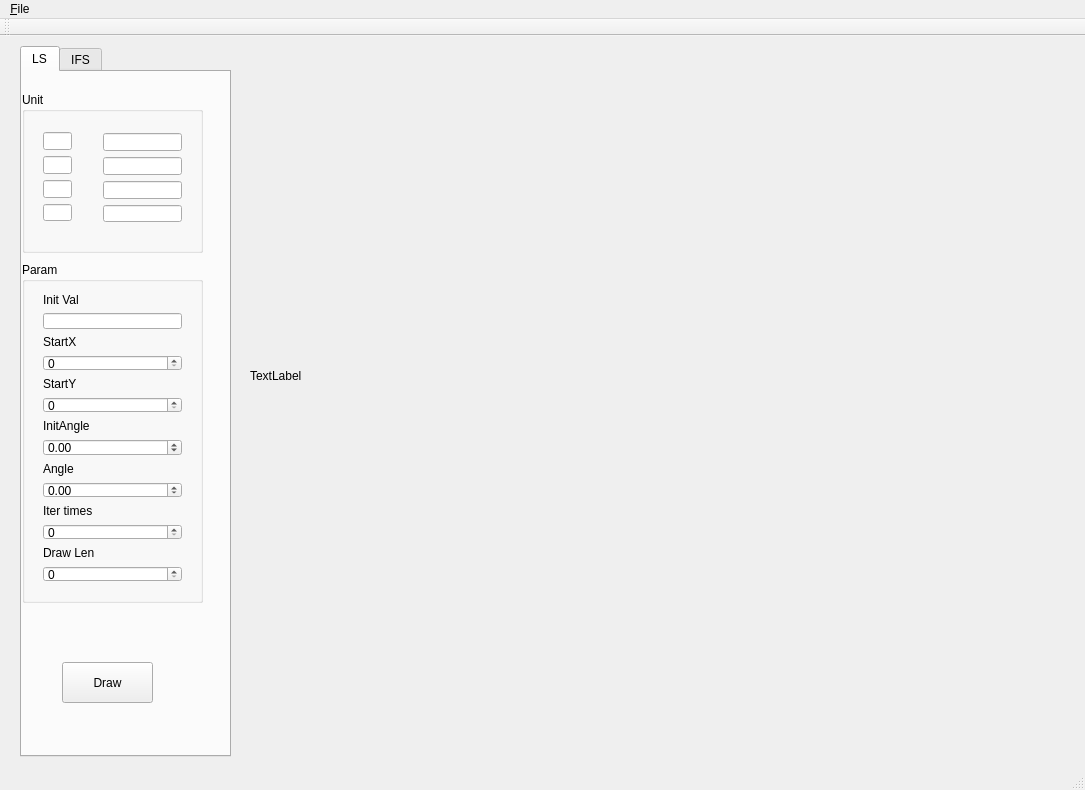
<?xml version="1.0" encoding="UTF-8"?>
<ui version="4.0">
 <class>MainWindow</class>
 <widget class="QMainWindow" name="MainWindow">
  <property name="geometry">
   <rect>
    <x>0</x>
    <y>0</y>
    <width>1085</width>
    <height>790</height>
   </rect>
  </property>
  <property name="windowTitle">
   <string>MainWindow</string>
  </property>
  <widget class="QWidget" name="centralWidget">
   <widget class="QTabWidget" name="tabWidget">
    <property name="geometry">
     <rect>
      <x>20</x>
      <y>10</y>
      <width>211</width>
      <height>711</height>
     </rect>
    </property>
    <property name="currentIndex">
     <number>0</number>
    </property>
    <widget class="QWidget" name="tab">
     <attribute name="title">
      <string>LS</string>
     </attribute>
     <widget class="QGroupBox" name="groupBox">
      <property name="geometry">
       <rect>
        <x>0</x>
        <y>20</y>
        <width>181</width>
        <height>161</height>
       </rect>
      </property>
      <property name="title">
       <string>Unit</string>
      </property>
      <widget class="QWidget" name="layoutWidget">
       <property name="geometry">
        <rect>
         <x>70</x>
         <y>30</y>
         <width>101</width>
         <height>111</height>
        </rect>
       </property>
       <layout class="QVBoxLayout" name="verticalLayout_3">
        <item>
         <widget class="QLineEdit" name="vallineEdit_1"/>
        </item>
        <item>
         <widget class="QLineEdit" name="vallineEdit_2"/>
        </item>
        <item>
         <widget class="QLineEdit" name="vallineEdit_3"/>
        </item>
        <item>
         <widget class="QLineEdit" name="vallineEdit_4"/>
        </item>
       </layout>
      </widget>
      <widget class="QWidget" name="layoutWidget">
       <property name="geometry">
        <rect>
         <x>10</x>
         <y>29</y>
         <width>51</width>
         <height>111</height>
        </rect>
       </property>
       <layout class="QVBoxLayout" name="verticalLayout_2">
        <item>
         <widget class="QLineEdit" name="unitlineEdit_1">
          <property name="text">
           <string/>
          </property>
          <property name="readOnly">
           <bool>false</bool>
          </property>
         </widget>
        </item>
        <item>
         <widget class="QLineEdit" name="unitlineEdit_2"/>
        </item>
        <item>
         <widget class="QLineEdit" name="unitlineEdit_3"/>
        </item>
        <item>
         <widget class="QLineEdit" name="unitlineEdit_4"/>
        </item>
       </layout>
      </widget>
     </widget>
     <widget class="QGroupBox" name="groupBox_2">
      <property name="geometry">
       <rect>
        <x>0</x>
        <y>190</y>
        <width>181</width>
        <height>341</height>
       </rect>
      </property>
      <property name="title">
       <string>Param</string>
      </property>
      <widget class="QWidget" name="layoutWidget">
       <property name="geometry">
        <rect>
         <x>10</x>
         <y>20</y>
         <width>161</width>
         <height>311</height>
        </rect>
       </property>
       <layout class="QVBoxLayout" name="verticalLayout">
        <item>
         <widget class="QLabel" name="label_2">
          <property name="text">
           <string>Init Val</string>
          </property>
         </widget>
        </item>
        <item>
         <widget class="QLineEdit" name="initFlineEdit"/>
        </item>
        <item>
         <widget class="QLabel" name="label_4">
          <property name="text">
           <string>StartX</string>
          </property>
         </widget>
        </item>
        <item>
         <widget class="QSpinBox" name="startxspinBox">
          <property name="maximum">
           <number>10000000</number>
          </property>
         </widget>
        </item>
        <item>
         <widget class="QLabel" name="label_5">
          <property name="text">
           <string>StartY</string>
          </property>
         </widget>
        </item>
        <item>
         <widget class="QSpinBox" name="startyspinBox">
          <property name="maximum">
           <number>10000000</number>
          </property>
         </widget>
        </item>
        <item>
         <widget class="QLabel" name="label_6">
          <property name="text">
           <string>InitAngle</string>
          </property>
         </widget>
        </item>
        <item>
         <widget class="QDoubleSpinBox" name="iniangledoubleSpinBox">
          <property name="minimum">
           <double>-99999999.989999994635582</double>
          </property>
          <property name="maximum">
           <double>99999999.989999994635582</double>
          </property>
         </widget>
        </item>
        <item>
         <widget class="QLabel" name="label_7">
          <property name="text">
           <string>Angle</string>
          </property>
         </widget>
        </item>
        <item>
         <widget class="QDoubleSpinBox" name="angledoubleSpinBox">
          <property name="minimum">
           <double>-9999999.990000000223517</double>
          </property>
          <property name="maximum">
           <double>99999999.989999994635582</double>
          </property>
         </widget>
        </item>
        <item>
         <widget class="QLabel" name="label_8">
          <property name="text">
           <string>Iter times</string>
          </property>
         </widget>
        </item>
        <item>
         <widget class="QSpinBox" name="iterspinBox"/>
        </item>
        <item>
         <widget class="QLabel" name="label_9">
          <property name="text">
           <string>Draw Len</string>
          </property>
         </widget>
        </item>
        <item>
         <widget class="QSpinBox" name="lenspinBox"/>
        </item>
       </layout>
      </widget>
     </widget>
     <widget class="QPushButton" name="startpushButton">
      <property name="geometry">
       <rect>
        <x>40</x>
        <y>590</y>
        <width>91</width>
        <height>41</height>
       </rect>
      </property>
      <property name="text">
       <string>Draw</string>
      </property>
     </widget>
    </widget>
    <widget class="QWidget" name="tab_2">
     <attribute name="title">
      <string>IFS</string>
     </attribute>
     <widget class="QPushButton" name="drawIFSpushButton">
      <property name="geometry">
       <rect>
        <x>30</x>
        <y>300</y>
        <width>91</width>
        <height>41</height>
       </rect>
      </property>
      <property name="text">
       <string>IFS_Draw</string>
      </property>
     </widget>
     <widget class="QWidget" name="">
      <property name="geometry">
       <rect>
        <x>20</x>
        <y>50</y>
        <width>135</width>
        <height>172</height>
       </rect>
      </property>
      <layout class="QVBoxLayout" name="verticalLayout_4">
       <item>
        <widget class="QLabel" name="label_3">
         <property name="text">
          <string>StartX</string>
         </property>
        </widget>
       </item>
       <item>
        <widget class="QLineEdit" name="startxIFSlineEdit"/>
       </item>
       <item>
        <widget class="QLabel" name="label_10">
         <property name="text">
          <string>StartY</string>
         </property>
        </widget>
       </item>
       <item>
        <widget class="QLineEdit" name="startyIFSlineEdit"/>
       </item>
       <item>
        <widget class="QLabel" name="label_11">
         <property name="text">
          <string>CX</string>
         </property>
        </widget>
       </item>
       <item>
        <widget class="QLineEdit" name="cxIFSlineEdit"/>
       </item>
       <item>
        <widget class="QLabel" name="label_12">
         <property name="text">
          <string>CY</string>
         </property>
        </widget>
       </item>
       <item>
        <widget class="QLineEdit" name="cyIFSlineEdit"/>
       </item>
      </layout>
     </widget>
    </widget>
   </widget>
   <widget class="QLabel" name="label">
    <property name="enabled">
     <bool>true</bool>
    </property>
    <property name="geometry">
     <rect>
      <x>250</x>
      <y>40</y>
      <width>800</width>
      <height>600</height>
     </rect>
    </property>
    <property name="text">
     <string>TextLabel</string>
    </property>
   </widget>
  </widget>
  <widget class="QMenuBar" name="menuBar">
   <property name="geometry">
    <rect>
     <x>0</x>
     <y>0</y>
     <width>1085</width>
     <height>23</height>
    </rect>
   </property>
   <widget class="QMenu" name="menu_File">
    <property name="title">
     <string>&amp;File</string>
    </property>
    <addaction name="actionSave_Parama"/>
   </widget>
   <addaction name="menu_File"/>
  </widget>
  <widget class="QToolBar" name="mainToolBar">
   <attribute name="toolBarArea">
    <enum>TopToolBarArea</enum>
   </attribute>
   <attribute name="toolBarBreak">
    <bool>false</bool>
   </attribute>
  </widget>
  <widget class="QStatusBar" name="statusBar"/>
  <action name="actionSave_Parama">
   <property name="text">
    <string>Save Param</string>
   </property>
  </action>
 </widget>
 <layoutdefault spacing="6" margin="11"/>
 <resources/>
 <connections/>
</ui>
